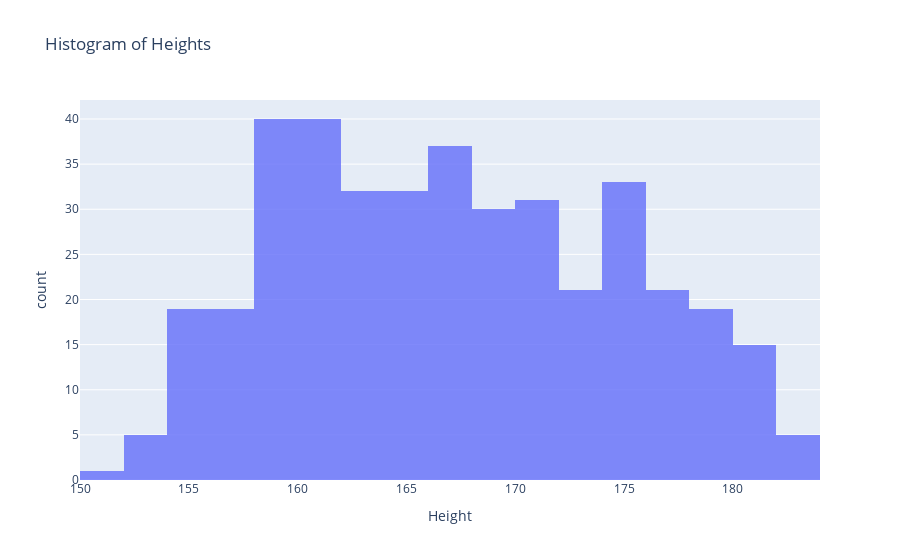

The code cell stored with this chart in its notebook:
### Code cell
#histogram chart
#whole data
px.histogram(adults, x="Height", nbins=30,opacity = 0.8, barmode="overlay", title="Histogram of Heights")

### Figure 1 — Plotly figure (JSON) as saved in the notebook; plotly's stock layout.template omitted (floating-point values rounded to 4 significant figures; data arrays with more than 128 entries replaced by an {"elided": "..."} marker saying what was removed)
{"data": [{"alignmentgroup": "True", "bingroup": "x", "hovertemplate": "Height=%{x}<br>count=%{y}<extra></extra>", "legendgroup": "", "marker": {"color": "#636efa", "opacity": 0.8, "pattern": {"shape": ""}}, "name": "", "nbinsx": 30, "offsetgroup": "", "orientation": "v", "showlegend": false, "type": "histogram", "x": {"elided": "400 float values"}, "xaxis": "x", "yaxis": "y"}], "layout": {"barmode": "overlay", "legend": {"tracegroupgap": 0}, "title": {"text": "Histogram of Heights"}, "xaxis": {"anchor": "y", "domain": [0, 1], "title": {"text": "Height"}}, "yaxis": {"anchor": "x", "domain": [0, 1], "title": {"text": "count"}}}}
